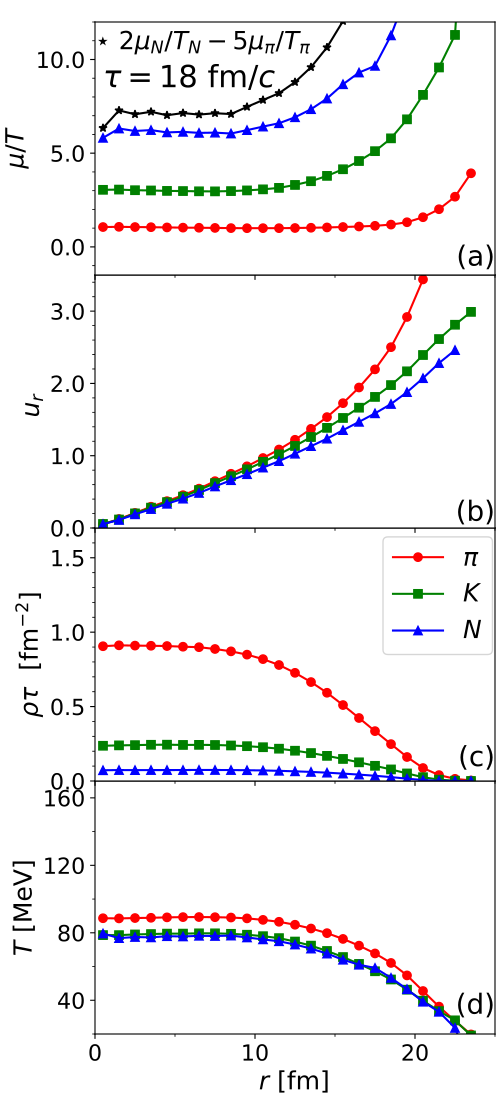

The script that drew this image:
import sys
import os
import matplotlib.pyplot as plt
from matplotlib.lines import Line2D

from pylab import *
from matplotlib import ticker
#from matplotlib.ticker import ScalarFormatter
#sformatter=ScalarFormatter(us0eOffset=True,useMathText=True)
#sformatter.set_scientific(True)
#sformatter.set_powerlimits((-2,3))


tau=18
#tau=int(input('Enter tau: '))
btype=0
#btype=int(input('Enter btype: '))

filename='data/muTvsR_pi_tau'+str(tau)+'.txt'
print('filename=',filename)
pidata = np.loadtxt(filename,skiprows=0,unpack=True)
filename='data/muTvsR_K_tau'+str(tau)+'.txt'
print('filename=',filename)
Kdata = np.loadtxt(filename,skiprows=0,unpack=True)
filename='data/muTvsR_B'+str(btype)+'_tau'+str(tau)+'.txt'
print('filename=',filename)
Bdata = np.loadtxt(filename,skiprows=0,unpack=True)

plt.figure(figsize=(5,11))
fig=plt.figure(1)

rpi=pidata[0]
Npi=pidata[1]
Tpi=pidata[2]
Upi=pidata[3]
mupi=pidata[4]
rhopi=tau*pidata[5]
Upi_alt=pidata[7]

rK=Kdata[0]
NK=Kdata[1]
TK=Kdata[2]
UK=Kdata[3]
muK=Kdata[4]
rhoK=tau*Kdata[5]
UK_alt=Kdata[7]

rB=Bdata[0]
NB=Bdata[1]
TB=Bdata[2]
UB=Bdata[3]
muB=Bdata[4]
rhoB=tau*Bdata[5]
UB_alt=Bdata[7]

#######################################

ax = fig.add_axes([0.19,0.06,0.8,0.23])

plt.plot(rpi,1000*Tpi,linestyle='-',color='r',markersize=6,marker='o',markerfacecolor='r')
plt.plot(rK,1000*TK,linestyle='-',color='g',markersize=6,marker='s',markerfacecolor='g')
plt.plot(rB,1000*TB,linestyle='-',color='b',markersize=6,marker='^',markerfacecolor='b')

ax.tick_params(axis='both', which='major', labelsize=14)

ax.set_xticks(np.arange(0,31,10), minor=False)
ax.set_xticklabels(np.arange(0,31,10), minor=False, family='sans',fontsize=16)
ax.set_xticks(np.arange(0,31,5), minor=True)
#ax.xaxis.set_major_formatter(ticker.FormatStrFormatter('%0f'))
plt.xlim(0,25)

ax.set_yticks(np.arange(0,200,40), minor=False)
ax.set_yticklabels(np.arange(0,200,40), minor=False, family='sans',fontsize=16)
ax.set_yticks(np.arange(0,200,20), minor=True)
plt.ylim(20,170)
#ax.yaxis.set_major_formatter(ticker.FormatStrFormatter('%.1e'))
#ax.yaxis.set_major_formatter(sformatter)

plt.xlabel('$r$ [fm]', fontsize=18, weight='normal')
plt.ylabel('$T$ [MeV]',fontsize=18)
text(25,32.0,"(d)",fontsize=20,ha='right')

#######################################

ax = fig.add_axes([0.19,0.29,0.8,0.23])

plt.plot(rpi,rhopi,linestyle='-',color='r',markersize=6,marker='o',markerfacecolor='r',label='$\pi$')
plt.plot(rK,rhoK,linestyle='-',color='g',markersize=6,marker='s',markerfacecolor='g',label='$K$')
plt.plot(rB,rhoB,linestyle='-',color='b',markersize=6,marker='^',markerfacecolor='b',label='$N$')

legend(loc=(0.72,0.5),fontsize=18)

ax.tick_params(axis='both', which='major', labelsize=14)

ax.set_xticks(np.arange(0,31,10), minor=False)
ax.set_xticklabels([])
ax.set_xticks(np.arange(0,31,5), minor=True)
#ax.xaxis.set_major_formatter(ticker.FormatStrFormatter('%0f'))
plt.xlim(0,25)

ax.set_yticks(np.arange(0,4,0.5), minor=False)
ax.set_yticklabels(np.arange(0,4,0.5), minor=False, family='sans',fontsize=16)
ax.set_yticks(np.arange(0,4,0.1), minor=True)
plt.ylim(0,1.7)
#ax.yaxis.set_major_formatter(ticker.FormatStrFormatter('%.1e'))
#ax.yaxis.set_major_formatter(sformatter)

plt.xlabel(None)
plt.ylabel('$\\rho\\tau~$ [fm$^{-2}$]',fontsize=18)
text(25,0.1,"(c)",fontsize=20,ha='right')

#######################################

ax = fig.add_axes([0.19,0.52,0.8,0.23])

x=np.array([],dtype=float)
y=np.array([],dtype=float)
z=np.array([],dtype=float)
s=np.prod(Npi.shape)
for i in range(0,s):
	if Npi[i]>4 :
		x=np.append(x,rpi[i])
		y=np.append(y,Upi[i])
		z=np.append(z,Upi_alt[i])
plt.plot(x,y,linestyle='-',color='r',markersize=6,marker='o',markerfacecolor='r')
#plt.plot(x,z,linestyle='-',color='r',markersize=6,marker='s',markerfacecolor='r')

x=np.array([],dtype=float)
y=np.array([],dtype=float)
z=np.array([],dtype=float)
s=np.prod(Npi.shape)
for i in range(0,s):
	if NK[i]>4 :
		x=np.append(x,rK[i])
		y=np.append(y,UK[i])
		z=np.append(z,UK_alt[i])
plt.plot(x,y,linestyle='-',color='g',markersize=6,marker='s',markerfacecolor='g')
#plt.plot(x,z,linestyle='-',color='g',markersize=6,marker='s',markerfacecolor='g')

x=np.array([],dtype=float)
y=np.array([],dtype=float)
z=np.array([],dtype=float)
s=np.prod(NB.shape)
for i in range(0,s):
	if NB[i]>4 :
		x=np.append(x,rB[i])
		y=np.append(y,UB[i])
		z=np.append(z,UB_alt[i])
plt.plot(x,y,linestyle='-',color='b',markersize=6,marker='^',markerfacecolor='b')
#plt.plot(x,z,linestyle='-',color='b',markersize=6,marker='s',markerfacecolor='b')

ax.tick_params(axis='both', which='major', labelsize=14)

ax.set_xticks(np.arange(0,31,10), minor=False)
#ax.set_xticklabels(np.arange(0,31,10), minor=False, family='sans')
ax.set_xticklabels([])
ax.set_xticks(np.arange(0,31,5), minor=True)
#ax.xaxis.set_major_formatter(ticker.FormatStrFormatter('%0f'))
plt.xlim(0,25)

ax.set_yticks(np.arange(0,6,1.0), minor=False)
ax.set_yticklabels(np.arange(0,6,1.0), minor=False, family='sans',fontsize=16)
ax.set_yticks(np.arange(0,6,0.2), minor=True)
plt.ylim(0,3.5)
#ax.yaxis.set_major_formatter(ticker.FormatStrFormatter('%.1e'))
#ax.yaxis.set_major_formatter(sformatter)

plt.xlabel(None)
plt.ylabel('$u_r$ ',fontsize=18)
text(25,0.1,"(b)",fontsize=20,ha='right')

#######################################

ax = fig.add_axes([0.19,0.75,0.80,0.23])

x=np.array([],dtype=float)
ypi=np.array([],dtype=float)
s=np.prod(Npi.shape)
for i in range(0,s):
	if Npi[i]>4 :
		x=np.append(x,rpi[i])
		ypi=np.append(ypi,mupi[i])
plt.plot(x,ypi,linestyle='-',color='r',markersize=6,marker='o',markerfacecolor='r')
#plt.plot(rpi,mupi*Tpi,linestyle='-',color='r',markersize=6,marker='o',markerfacecolor='r')

x=np.array([],dtype=float)
yK=np.array([],dtype=float)
s=np.prod(NK.shape)
for i in range(0,s):
	if NK[i]>4:
		x=np.append(x,rK[i])
		yK=np.append(yK,muK[i])
plt.plot(x,yK,linestyle='-',color='g',markersize=6,marker='s',markerfacecolor='g')

x=np.array([],dtype=float)
yB=np.array([],dtype=float)
s=np.prod(NB.shape)
for i in range(0,s):
	if NB[i]>4 :
		x=np.append(x,rB[i])
		yB=np.append(yB,muB[i])
plt.plot(x,yB,linestyle='-',color='b',markersize=6,marker='^',markerfacecolor='b')

x=np.array([],dtype=float)
DelY=np.array([],dtype=float)
for i in range(0,s):
	if NB[i]>4 and Npi[i]>4 and NK[i]>4:
		x=np.append(x,rB[i])
		DelY=np.append(DelY,2.0*muB[i]-5.0*mupi[i])
plt.plot(x,DelY,linestyle='-',color='k',markersize=6,marker='*',markerfacecolor='k')

ax.tick_params(axis='both', which='major', labelsize=14)

ax.set_xticks(np.arange(0,31,10), minor=False)
#ax.set_xticklabels(np.arange(0,31,10), minor=False, family='sans')
ax.set_xticklabels([])
ax.set_xticks(np.arange(0,31,5), minor=True)
#ax.xaxis.set_major_formatter(ticker.FormatStrFormatter('%0f'))
plt.xlim(0,25)

ax.set_yticks(np.arange(-5.0,20.0,5.0), minor=False)
ax.set_yticklabels(np.arange(-5.0,20.0,5.0), minor=False, family='sans',fontsize=16)
ax.set_yticks(np.arange(-5.0,20.0,1.0), minor=True)
#plt.ylim(-25,1250)
#plt.ylim(-2,10.0)
plt.ylim(-1.5,12)
#ax.yaxis.set_major_formatter(ticker.FormatStrFormatter('%.1e'))
#ax.yaxis.set_major_formatter(sformatter)

plt.xlabel(None)
plt.ylabel('$\mu/T$',fontsize=18)

text(0.5,8.5,"$\\tau=$"+str(tau)+" fm/$c$",fontsize=22)
text(0.0,10.5,"$\\star~2\\mu_N/T_N-5\\mu_\\pi/T_\\pi$",fontsize=18)
text(25,-1.0,"(a)",fontsize=20,ha='right')

#######################################

filename='MuTvsR_tau'+str(tau)+".pdf"

plt.savefig(filename)
os.system('open -a Preview '+filename)
#plt.show()
quit()
